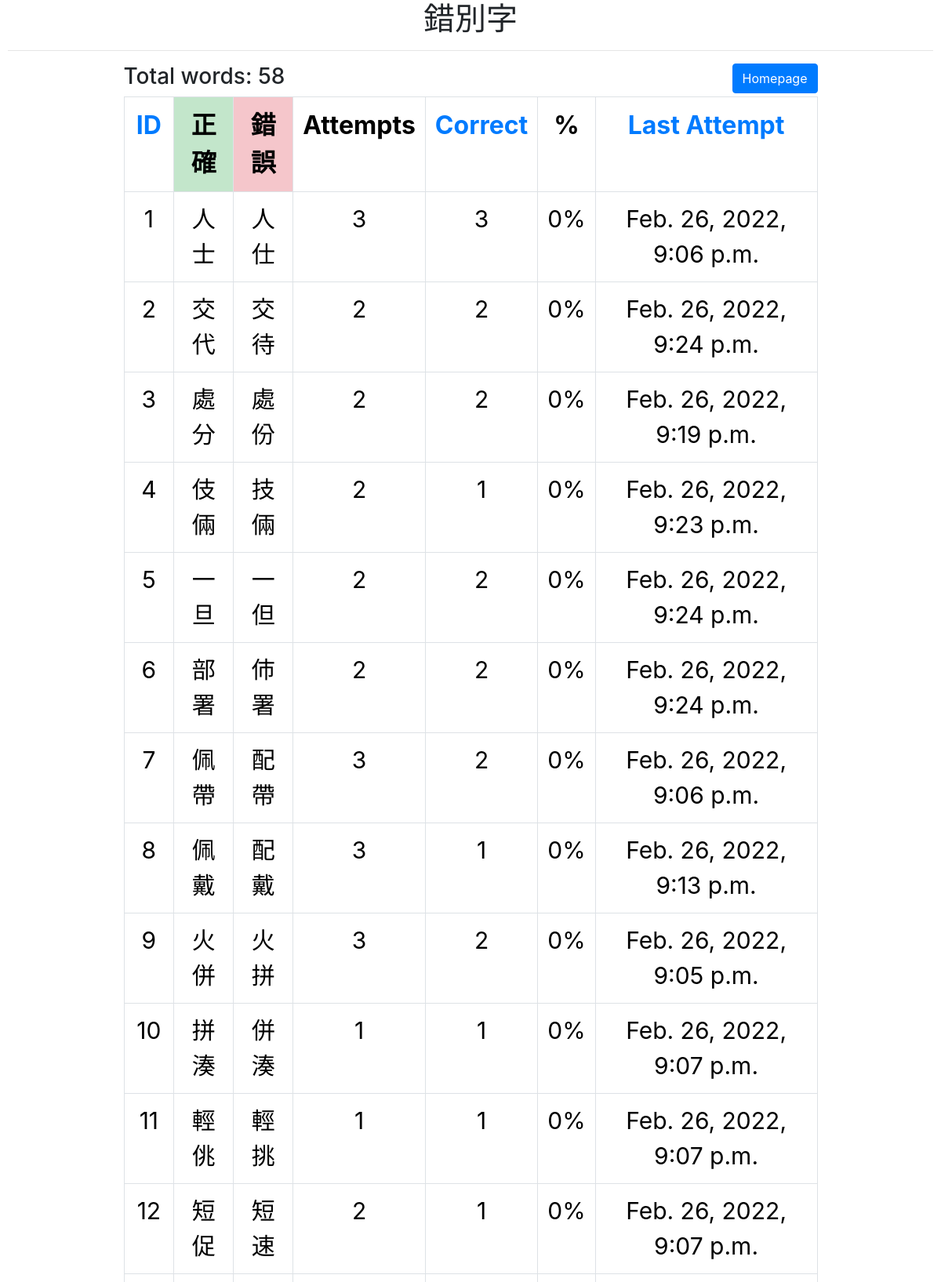
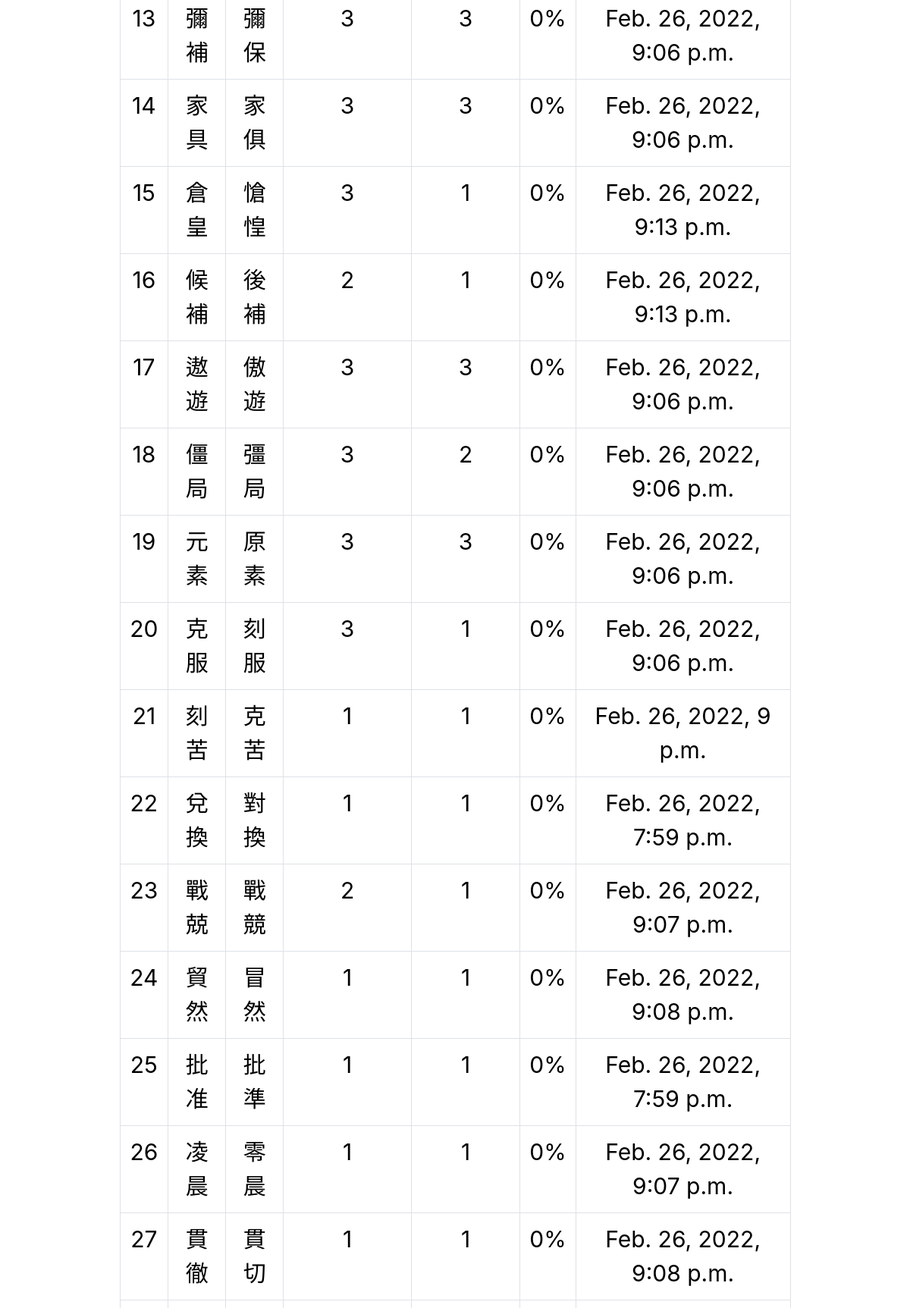
Screenshot of /statistics/id (upper part) with the database file from the repository (2 pictures, top to bottom).
### rightwrong/models.py (models this page shows)
class Word(models.Model):
    right = models.CharField(max_length=64)
    wrong = models.CharField(max_length=64)
    numOfAttempts = models.IntegerField(default=0)
    numOfCorrect = models.IntegerField(default=0)
    lastAttempt = models.DateTimeField(auto_now=True)

### rightwrong/views.py (the view)
# urls.py: path("statistics/<str:sort>", views.statistics, name="statistics"),
def statistics(request, sort):
    print(sort)
    if sort == 'id':
        words = Word.objects.all()
    elif sort == 'correct':
        words = Word.objects.order_by('-numOfCorrect')
    elif sort == 'attempts':
        words = Word.objects.order_by('-lastAttempt')
    return render(request, "statistics.html", {
        "words": words
    })

### rightwrong/templates/statistics.html (shortened to what this page needs)
<!DOCTYPE html>
<html lang="en">
    <head>
        <link rel="stylesheet" href="https://stackpath.bootstrapcdn.com/bootstrap/4.4.1/css/bootstrap.min.css">
        {% load static %}
        <link rel="stylesheet" href="{% static 'styles.css' %}">
    </head>
    <body>
        <h1 class="text-center">錯別字</h1>
        <hr>
        <div id="display_width" class="text-center mx-auto position-relative">
            <h3 class="float-left d-inline">Total words: {{ words.count }}</h3>
            <a href="/" class="btn btn-primary float-right" id="statistics">Homepage</a>
            <table class = "table table-bordered table-fixed" style="color: black;">
                <tbody>
                    <tr>
                        <th><a href="{% url 'statistics' 'id' %}">ID</a></th>
                        <th class="table-success">正確</th>
                        <th class="table-danger">錯誤</th>
                        <th>Attempts</th>
                        <th><a href="{% url 'statistics' 'correct' %}">Correct</a> </th>
                        <th>%</th>
                        <th class="last-attempt"><a href="{% url 'statistics' 'attempts' %}">Last Attempt</a></th>
                    </tr>
                    {% for word in words %}
                        <tr>
                            <td>{{ word.id }} </td>
                            <td>{{ word.right }}</td>
                            <td>{{ word.wrong }}</td>
                            <td id="attempts">{{ word.numOfAttempts }} </td>
                            <td id="corrects">{{ word.numOfCorrect }} </td>
                            <td> <span id="percentage"></span>%</td>
                            <td class="last-attempt">{{ word.lastAttempt }}</td>
                        </tr>
                    {% endfor %}
                </tbody>
            </table>
        </div>
    </body>
</html>

### rightwrong/static/styles.css (style rules this page uses)
html { font-size: 16px; }
td { font-size: 30px; }
body { padding-bottom: 100px; padding-left: 10px; padding-right: 10px; }
.last-attempt { display: none }
@media screen and (min-width: 750px) { #display_width { width: 75%; font-size: 32px; padding: 0; } }
@media screen and (min-width: 750px) { .last-attempt { display: table-cell } }

### rows the page displays
Word: id "1", right "人士", wrong "人仕", numOfAttempts "3", numOfCorrect "3", lastAttempt "Feb. 26, 2022, 9:06 p.m."
Word: id "2", right "交代", wrong "交待", numOfAttempts "2", numOfCorrect "2", lastAttempt "Feb. 26, 2022, 9:24 p.m."
Word: id "3", right "處分", wrong "處份", numOfAttempts "2", numOfCorrect "2", lastAttempt "Feb. 26, 2022, 9:19 p.m."
Word: id "4", right "伎倆", wrong "技倆", numOfAttempts "2", numOfCorrect "1", lastAttempt "Feb. 26, 2022, 9:23 p.m."
Word: id "5", right "一旦", wrong "一但", numOfAttempts "2", numOfCorrect "2", lastAttempt "Feb. 26, 2022, 9:24 p.m."
Word: id "6", right "部署", wrong "伂署", numOfAttempts "2", numOfCorrect "2", lastAttempt "Feb. 26, 2022, 9:24 p.m."
Word: id "7", right "佩帶", wrong "配帶", numOfAttempts "3", numOfCorrect "2", lastAttempt "Feb. 26, 2022, 9:06 p.m."
Word: id "8", right "佩戴", wrong "配戴", numOfAttempts "3", numOfCorrect "1", lastAttempt "Feb. 26, 2022, 9:13 p.m."
Word: id "9", right "火併", wrong "火拼", numOfAttempts "3", numOfCorrect "2", lastAttempt "Feb. 26, 2022, 9:05 p.m."
Word: id "10", right "拼湊", wrong "併湊", numOfAttempts "1", numOfCorrect "1", lastAttempt "Feb. 26, 2022, 9:07 p.m."
Word: id "11", right "輕佻", wrong "輕挑", numOfAttempts "1", numOfCorrect "1", lastAttempt "Feb. 26, 2022, 9:07 p.m."
Word: id "12", right "短促", wrong "短速", numOfAttempts "2", numOfCorrect "1", lastAttempt "Feb. 26, 2022, 9:07 p.m."
Word: id "13", right "彌補", wrong "彌保", numOfAttempts "3", numOfCorrect "3", lastAttempt "Feb. 26, 2022, 9:06 p.m."
Word: id "14", right "家具", wrong "家俱", numOfAttempts "3", numOfCorrect "3", lastAttempt "Feb. 26, 2022, 9:06 p.m."
Word: id "15", right "倉皇", wrong "愴惶", numOfAttempts "3", numOfCorrect "1", lastAttempt "Feb. 26, 2022, 9:13 p.m."
Word: id "16", right "候補", wrong "後補", numOfAttempts "2", numOfCorrect "1", lastAttempt "Feb. 26, 2022, 9:13 p.m."
Word: id "17", right "遨遊", wrong "傲遊", numOfAttempts "3", numOfCorrect "3", lastAttempt "Feb. 26, 2022, 9:06 p.m."
Word: id "18", right "僵局", wrong "彊局", numOfAttempts "3", numOfCorrect "2", lastAttempt "Feb. 26, 2022, 9:06 p.m."
Word: id "19", right "元素", wrong "原素", numOfAttempts "3", numOfCorrect "3", lastAttempt "Feb. 26, 2022, 9:06 p.m."
Word: id "20", right "克服", wrong "刻服", numOfAttempts "3", numOfCorrect "1", lastAttempt "Feb. 26, 2022, 9:06 p.m."
Word: id "21", right "刻苦", wrong "克苦", numOfAttempts "1", numOfCorrect "1", lastAttempt "Feb. 26, 2022, 9 p.m."
Word: id "22", right "兌換", wrong "對換", numOfAttempts "1", numOfCorrect "1", lastAttempt "Feb. 26, 2022, 7:59 p.m."
Word: id "23", right "戰兢", wrong "戰競", numOfAttempts "2", numOfCorrect "1", lastAttempt "Feb. 26, 2022, 9:07 p.m."
Word: id "24", right "貿然", wrong "冒然", numOfAttempts "1", numOfCorrect "1", lastAttempt "Feb. 26, 2022, 9:08 p.m."
Word: id "25", right "批准", wrong "批準", numOfAttempts "1", numOfCorrect "1", lastAttempt "Feb. 26, 2022, 7:59 p.m."
Word: id "26", right "凌晨", wrong "零晨", numOfAttempts "1", numOfCorrect "1", lastAttempt "Feb. 26, 2022, 9:07 p.m."
Word: id "27", right "貫徹", wrong "貫切", numOfAttempts "1", numOfCorrect "1", lastAttempt "Feb. 26, 2022, 9:08 p.m."

### other values shown
{{ words.count }} "58"
